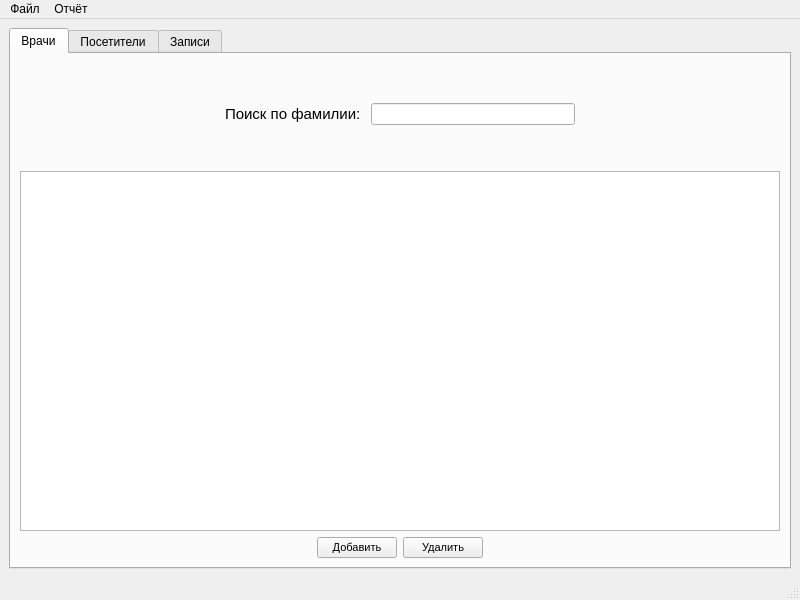
<?xml version="1.0" encoding="UTF-8"?>
<ui version="4.0">
 <class>MainWindow</class>
 <widget class="QMainWindow" name="MainWindow">
  <property name="geometry">
   <rect>
    <x>0</x>
    <y>0</y>
    <width>800</width>
    <height>600</height>
   </rect>
  </property>
  <property name="windowTitle">
   <string>Система учёта &quot;Поликлиника&quot;</string>
  </property>
  <widget class="QWidget" name="centralwidget">
   <layout class="QVBoxLayout" name="verticalLayout">
    <item>
     <widget class="QTabWidget" name="tabWidget">
      <property name="currentIndex">
       <number>0</number>
      </property>
      <widget class="QWidget" name="tab">
       <attribute name="title">
        <string>Врачи</string>
       </attribute>
       <layout class="QVBoxLayout" name="verticalLayout_2">
        <item>
         <spacer name="verticalSpacer_2">
          <property name="orientation">
           <enum>Qt::Vertical</enum>
          </property>
          <property name="sizeType">
           <enum>QSizePolicy::Minimum</enum>
          </property>
          <property name="sizeHint" stdset="0">
           <size>
            <width>20</width>
            <height>40</height>
           </size>
          </property>
         </spacer>
        </item>
        <item>
         <layout class="QHBoxLayout" name="horizontalLayout_2">
          <item>
           <spacer name="horizontalSpacer_3">
            <property name="orientation">
             <enum>Qt::Horizontal</enum>
            </property>
            <property name="sizeHint" stdset="0">
             <size>
              <width>40</width>
              <height>20</height>
             </size>
            </property>
           </spacer>
          </item>
          <item>
           <widget class="QLabel" name="label">
            <property name="font">
             <font>
              <pointsize>11</pointsize>
             </font>
            </property>
            <property name="text">
             <string>Поиск по фамилии: </string>
            </property>
           </widget>
          </item>
          <item>
           <widget class="QLineEdit" name="search_doc"/>
          </item>
          <item>
           <spacer name="horizontalSpacer_4">
            <property name="orientation">
             <enum>Qt::Horizontal</enum>
            </property>
            <property name="sizeHint" stdset="0">
             <size>
              <width>40</width>
              <height>20</height>
             </size>
            </property>
           </spacer>
          </item>
         </layout>
        </item>
        <item>
         <spacer name="verticalSpacer">
          <property name="orientation">
           <enum>Qt::Vertical</enum>
          </property>
          <property name="sizeType">
           <enum>QSizePolicy::Minimum</enum>
          </property>
          <property name="sizeHint" stdset="0">
           <size>
            <width>20</width>
            <height>40</height>
           </size>
          </property>
         </spacer>
        </item>
        <item>
         <widget class="QTableView" name="table_docs">
          <property name="editTriggers">
           <set>QAbstractItemView::NoEditTriggers</set>
          </property>
          <property name="selectionMode">
           <enum>QAbstractItemView::SingleSelection</enum>
          </property>
          <property name="selectionBehavior">
           <enum>QAbstractItemView::SelectRows</enum>
          </property>
          <property name="sortingEnabled">
           <bool>true</bool>
          </property>
         </widget>
        </item>
        <item>
         <layout class="QHBoxLayout" name="horizontalLayout">
          <item>
           <spacer name="horizontalSpacer">
            <property name="orientation">
             <enum>Qt::Horizontal</enum>
            </property>
            <property name="sizeHint" stdset="0">
             <size>
              <width>40</width>
              <height>20</height>
             </size>
            </property>
           </spacer>
          </item>
          <item>
           <widget class="QPushButton" name="btn_add_doc">
            <property name="font">
             <font>
              <pointsize>8</pointsize>
             </font>
            </property>
            <property name="text">
             <string>Добавить</string>
            </property>
           </widget>
          </item>
          <item>
           <widget class="QPushButton" name="btn_del_doc">
            <property name="font">
             <font>
              <pointsize>8</pointsize>
             </font>
            </property>
            <property name="text">
             <string>Удалить</string>
            </property>
           </widget>
          </item>
          <item>
           <spacer name="horizontalSpacer_2">
            <property name="orientation">
             <enum>Qt::Horizontal</enum>
            </property>
            <property name="sizeHint" stdset="0">
             <size>
              <width>40</width>
              <height>20</height>
             </size>
            </property>
           </spacer>
          </item>
         </layout>
        </item>
       </layout>
      </widget>
      <widget class="QWidget" name="tab_2">
       <attribute name="title">
        <string>Посетители</string>
       </attribute>
       <layout class="QVBoxLayout" name="verticalLayout_3">
        <item>
         <spacer name="verticalSpacer_5">
          <property name="orientation">
           <enum>Qt::Vertical</enum>
          </property>
          <property name="sizeType">
           <enum>QSizePolicy::Minimum</enum>
          </property>
          <property name="sizeHint" stdset="0">
           <size>
            <width>20</width>
            <height>40</height>
           </size>
          </property>
         </spacer>
        </item>
        <item>
         <layout class="QHBoxLayout" name="horizontalLayout_5">
          <item>
           <spacer name="horizontalSpacer_9">
            <property name="orientation">
             <enum>Qt::Horizontal</enum>
            </property>
            <property name="sizeHint" stdset="0">
             <size>
              <width>40</width>
              <height>20</height>
             </size>
            </property>
           </spacer>
          </item>
          <item>
           <widget class="QLabel" name="label_3">
            <property name="font">
             <font>
              <pointsize>11</pointsize>
             </font>
            </property>
            <property name="text">
             <string>Поиск по фамилии: </string>
            </property>
           </widget>
          </item>
          <item>
           <widget class="QLineEdit" name="search_visitor"/>
          </item>
          <item>
           <spacer name="horizontalSpacer_10">
            <property name="orientation">
             <enum>Qt::Horizontal</enum>
            </property>
            <property name="sizeHint" stdset="0">
             <size>
              <width>40</width>
              <height>20</height>
             </size>
            </property>
           </spacer>
          </item>
         </layout>
        </item>
        <item>
         <spacer name="verticalSpacer_6">
          <property name="orientation">
           <enum>Qt::Vertical</enum>
          </property>
          <property name="sizeType">
           <enum>QSizePolicy::Minimum</enum>
          </property>
          <property name="sizeHint" stdset="0">
           <size>
            <width>20</width>
            <height>40</height>
           </size>
          </property>
         </spacer>
        </item>
        <item>
         <widget class="QTableView" name="table_visitors">
          <property name="editTriggers">
           <set>QAbstractItemView::NoEditTriggers</set>
          </property>
          <property name="selectionMode">
           <enum>QAbstractItemView::SingleSelection</enum>
          </property>
          <property name="selectionBehavior">
           <enum>QAbstractItemView::SelectRows</enum>
          </property>
          <property name="sortingEnabled">
           <bool>true</bool>
          </property>
         </widget>
        </item>
        <item>
         <layout class="QHBoxLayout" name="horizontalLayout_6">
          <item>
           <spacer name="horizontalSpacer_11">
            <property name="orientation">
             <enum>Qt::Horizontal</enum>
            </property>
            <property name="sizeHint" stdset="0">
             <size>
              <width>40</width>
              <height>20</height>
             </size>
            </property>
           </spacer>
          </item>
          <item>
           <widget class="QPushButton" name="add_visitor">
            <property name="text">
             <string>Добавить</string>
            </property>
           </widget>
          </item>
          <item>
           <widget class="QPushButton" name="del_visitor">
            <property name="text">
             <string>Удалить</string>
            </property>
           </widget>
          </item>
          <item>
           <spacer name="horizontalSpacer_12">
            <property name="orientation">
             <enum>Qt::Horizontal</enum>
            </property>
            <property name="sizeHint" stdset="0">
             <size>
              <width>40</width>
              <height>20</height>
             </size>
            </property>
           </spacer>
          </item>
         </layout>
        </item>
       </layout>
      </widget>
      <widget class="QWidget" name="tab_3">
       <attribute name="title">
        <string>Записи</string>
       </attribute>
       <layout class="QVBoxLayout" name="verticalLayout_4">
        <item>
         <spacer name="verticalSpacer_3">
          <property name="orientation">
           <enum>Qt::Vertical</enum>
          </property>
          <property name="sizeType">
           <enum>QSizePolicy::Minimum</enum>
          </property>
          <property name="sizeHint" stdset="0">
           <size>
            <width>20</width>
            <height>40</height>
           </size>
          </property>
         </spacer>
        </item>
        <item>
         <layout class="QHBoxLayout" name="horizontalLayout_3">
          <item>
           <spacer name="horizontalSpacer_8">
            <property name="orientation">
             <enum>Qt::Horizontal</enum>
            </property>
            <property name="sizeHint" stdset="0">
             <size>
              <width>40</width>
              <height>20</height>
             </size>
            </property>
           </spacer>
          </item>
          <item>
           <widget class="QLabel" name="label_2">
            <property name="font">
             <font>
              <pointsize>11</pointsize>
             </font>
            </property>
            <property name="text">
             <string>Фильтрация по дате: </string>
            </property>
           </widget>
          </item>
          <item>
           <widget class="QDateEdit" name="date_filter">
            <property name="dateTime">
             <datetime>
              <hour>0</hour>
              <minute>0</minute>
              <second>0</second>
              <year>2020</year>
              <month>1</month>
              <day>1</day>
             </datetime>
            </property>
            <property name="minimumDate">
             <date>
              <year>2020</year>
              <month>1</month>
              <day>1</day>
             </date>
            </property>
           </widget>
          </item>
          <item>
           <widget class="QPushButton" name="drop_filter">
            <property name="text">
             <string>Отменить</string>
            </property>
           </widget>
          </item>
          <item>
           <spacer name="horizontalSpacer_7">
            <property name="orientation">
             <enum>Qt::Horizontal</enum>
            </property>
            <property name="sizeHint" stdset="0">
             <size>
              <width>40</width>
              <height>20</height>
             </size>
            </property>
           </spacer>
          </item>
          <item>
           <widget class="QLabel" name="label_4">
            <property name="font">
             <font>
              <pointsize>11</pointsize>
             </font>
            </property>
            <property name="text">
             <string>Записи для: </string>
            </property>
           </widget>
          </item>
          <item>
           <widget class="QComboBox" name="docs_list"/>
          </item>
          <item>
           <spacer name="horizontalSpacer_13">
            <property name="orientation">
             <enum>Qt::Horizontal</enum>
            </property>
            <property name="sizeHint" stdset="0">
             <size>
              <width>40</width>
              <height>20</height>
             </size>
            </property>
           </spacer>
          </item>
         </layout>
        </item>
        <item>
         <spacer name="verticalSpacer_4">
          <property name="orientation">
           <enum>Qt::Vertical</enum>
          </property>
          <property name="sizeType">
           <enum>QSizePolicy::Minimum</enum>
          </property>
          <property name="sizeHint" stdset="0">
           <size>
            <width>20</width>
            <height>40</height>
           </size>
          </property>
         </spacer>
        </item>
        <item>
         <widget class="QTableView" name="table_records">
          <property name="editTriggers">
           <set>QAbstractItemView::NoEditTriggers</set>
          </property>
          <property name="selectionMode">
           <enum>QAbstractItemView::SingleSelection</enum>
          </property>
          <property name="selectionBehavior">
           <enum>QAbstractItemView::SelectRows</enum>
          </property>
          <property name="sortingEnabled">
           <bool>true</bool>
          </property>
         </widget>
        </item>
        <item>
         <layout class="QHBoxLayout" name="horizontalLayout_4">
          <item>
           <spacer name="horizontalSpacer_5">
            <property name="orientation">
             <enum>Qt::Horizontal</enum>
            </property>
            <property name="sizeHint" stdset="0">
             <size>
              <width>40</width>
              <height>20</height>
             </size>
            </property>
           </spacer>
          </item>
          <item>
           <widget class="QPushButton" name="add_record">
            <property name="text">
             <string>Добавить</string>
            </property>
           </widget>
          </item>
          <item>
           <widget class="QPushButton" name="del_record">
            <property name="text">
             <string>Удалить</string>
            </property>
           </widget>
          </item>
          <item>
           <spacer name="horizontalSpacer_6">
            <property name="orientation">
             <enum>Qt::Horizontal</enum>
            </property>
            <property name="sizeHint" stdset="0">
             <size>
              <width>40</width>
              <height>20</height>
             </size>
            </property>
           </spacer>
          </item>
         </layout>
        </item>
       </layout>
      </widget>
     </widget>
    </item>
   </layout>
  </widget>
  <widget class="QMenuBar" name="menubar">
   <property name="geometry">
    <rect>
     <x>0</x>
     <y>0</y>
     <width>800</width>
     <height>26</height>
    </rect>
   </property>
   <widget class="QMenu" name="menu">
    <property name="title">
     <string>Файл</string>
    </property>
    <addaction name="new_file"/>
    <addaction name="open_file"/>
    <addaction name="save"/>
    <addaction name="save_as"/>
   </widget>
   <widget class="QMenu" name="menu_2">
    <property name="title">
     <string>Отчёт</string>
    </property>
    <addaction name="action"/>
    <addaction name="to_excael_all_doc"/>
    <addaction name="to_excel_all_vis"/>
    <addaction name="to_excel_all_records"/>
   </widget>
   <addaction name="menu"/>
   <addaction name="menu_2"/>
  </widget>
  <widget class="QStatusBar" name="status_line"/>
  <action name="action">
   <property name="text">
    <string>По выбранному врачу</string>
   </property>
   <property name="shortcut">
    <string>Ctrl+R</string>
   </property>
  </action>
  <action name="to_excael_all_doc">
   <property name="text">
    <string>Все врачи</string>
   </property>
  </action>
  <action name="to_excel_all_vis">
   <property name="text">
    <string>Все посетители</string>
   </property>
  </action>
  <action name="new_file">
   <property name="text">
    <string>Новый файл</string>
   </property>
   <property name="shortcut">
    <string>Ctrl+N</string>
   </property>
  </action>
  <action name="open_file">
   <property name="text">
    <string>Открыть файл</string>
   </property>
   <property name="shortcut">
    <string>Ctrl+O</string>
   </property>
  </action>
  <action name="save">
   <property name="text">
    <string>Сохранить файл</string>
   </property>
   <property name="shortcut">
    <string>Ctrl+S</string>
   </property>
  </action>
  <action name="save_as">
   <property name="text">
    <string>Сохранить файл как</string>
   </property>
   <property name="shortcut">
    <string>Ctrl+Shift+S</string>
   </property>
  </action>
  <action name="to_excel_all_records">
   <property name="text">
    <string>Все записи</string>
   </property>
  </action>
 </widget>
 <resources/>
 <connections/>
</ui>
